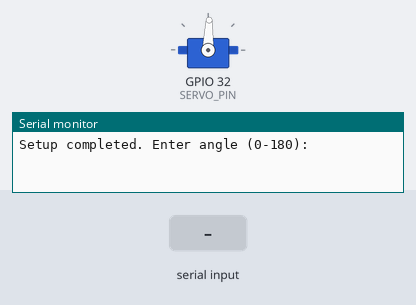
The program below on a simulated ESP32. Shown: servo, the last lines printed to the serial monitor. The test bench sets the inputs (shaded band). Servo pulses on a pin are drawn as a servo (544–2400 µs = 0–180°).

Above: at 1.2 s.
1.3 s: "30,150\n" received over Serial
At 1.9 s:
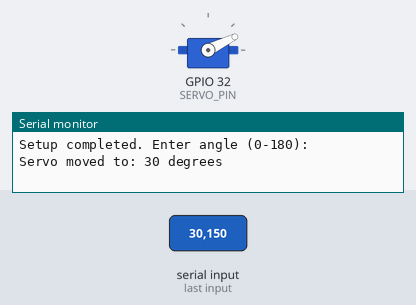
2.8 s: "5\n" received over Serial
At 4.0 s:
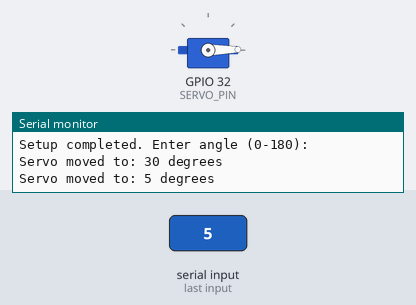
4.3 s: "90,45\n" received over Serial
At 5.3 s:
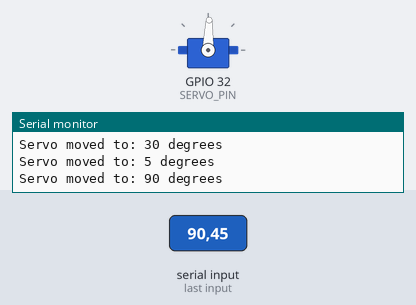
Timing chart, 0 to 7.3 s (numbered marks = the images above; inputs shaded):
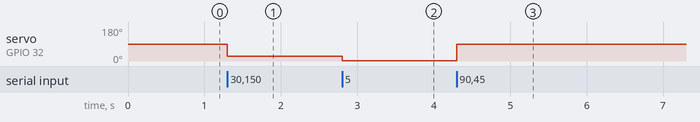

The program:

main.cpp
```cpp
#include <Arduino.h>

// Define servo pin and PWM channel
#define SERVO_PIN 32
#define SERVO_CHANNEL 1

// Servo control variables
const int servoMinUs = 500;   // Minimum pulse width in microseconds
const int servoMaxUs = 2400;  // Maximum pulse width in microseconds
const int servoMaxAngle = 180; // Maximum angle for the servo

// Function to set servo angle
void setServoAngle(int angle) {
  // Map the angle to the pulse width
  int dutyCycle = map(angle, 0, servoMaxAngle, servoMinUs, servoMaxUs);
  // Convert the pulse width to duty cycle for 13-bit resolution
  dutyCycle = (dutyCycle * 8192) / 20000; // 8192 is 2^13 (13-bit resolution)
  // Write the duty cycle to the PWM channel
  ledcWrite(SERVO_CHANNEL, dutyCycle);
}

void setup() {
  // Initialize the serial monitor
  Serial.begin(115200);

  // Configure the PWM channel for the servo control
  ledcSetup(SERVO_CHANNEL, 50, 13);  // 50 Hz frequency, 13-bit resolution
  ledcAttachPin(SERVO_PIN, SERVO_CHANNEL);  // Attach the servo pin to the PWM channel

  // Set the initial servo position to 90 degrees (center)
  setServoAngle(90);

  Serial.println("Setup completed. Enter angle (0-180):");
}

void loop() {
  // Check if data is available on the Serial Monitor
  if (Serial.available() > 0) {
    // Read the input as a string
    String input = Serial.readStringUntil('\n');
    // Trim any whitespace characters
    input.trim();

    // Convert the input to an integer
    int angle = input.toInt();

    // Ensure the angle is within the valid range
    if (angle >= 0 && angle <= 180) {
      // Set the servo to the specified angle
      setServoAngle(angle);
      Serial.print("Servo moved to: ");
      Serial.print(angle);
      Serial.println(" degrees");
    } else {
      Serial.println("Invalid angle. Please enter a value between 0 and 180.");
    }
  }
}
```

Measured:
- after the input at 1.3 s, servo on GPIO 32 (SERVO_PIN): 88° → 26° at once
- after the input at 2.8 s, servo on GPIO 32 (SERVO_PIN): 26° → 1° at once
- after the input at 4.3 s, servo on GPIO 32 (SERVO_PIN): 1° → 88° at once
